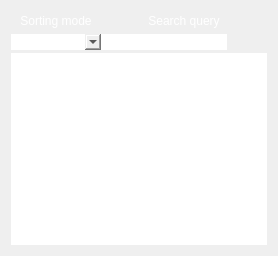
      <widget class="QWidget" name="noteListVerticalLayoutWidget">
       <layout class="QVBoxLayout" name="noteListVerticalLayout">
        <property name="spacing">
         <number>0</number>
        </property>
        <item>
         <layout class="QGridLayout" name="noteSortingAndSearchGridLayout">
          <property name="spacing">
           <number>0</number>
          </property>
          <item row="0" column="0">
           <widget class="QLabel" name="noteSortingModeLabel">
            <property name="sizePolicy">
             <sizepolicy hsizetype="Preferred" vsizetype="Fixed">
              <horstretch>0</horstretch>
              <verstretch>0</verstretch>
             </sizepolicy>
            </property>
            <property name="minimumSize">
             <size>
              <width>90</width>
              <height>20</height>
             </size>
            </property>
            <property name="maximumSize">
             <size>
              <width>120</width>
              <height>20</height>
             </size>
            </property>
            <property name="styleSheet">
             <string notr="true">border: none;
background: qlineargradient(x1: 0, y1: 0, x2: 0, y2: 1,
stop: 0 #a6a6a6, stop: 0.08 #7f7f7f,
stop: 0.39999 #717171, stop: 0.4 #626262,
stop: 0.9 #4c4c4c, stop: 1 #333333);
color: rgb(255, 255, 255);</string>
            </property>
            <property name="text">
             <string>Sorting mode</string>
            </property>
            <property name="alignment">
             <set>Qt::AlignCenter</set>
            </property>
            <property name="buddy">
             <cstring>noteSortingModeComboBox</cstring>
            </property>
           </widget>
          </item>
          <item row="0" column="1">
           <widget class="QLabel" name="searchQueryLabel">
            <property name="sizePolicy">
             <sizepolicy hsizetype="Preferred" vsizetype="Fixed">
              <horstretch>0</horstretch>
              <verstretch>0</verstretch>
             </sizepolicy>
            </property>
            <property name="minimumSize">
             <size>
              <width>0</width>
              <height>20</height>
             </size>
            </property>
            <property name="maximumSize">
             <size>
              <width>16777215</width>
              <height>20</height>
             </size>
            </property>
            <property name="styleSheet">
             <string notr="true">border: none;
background: qlineargradient(x1: 0, y1: 0, x2: 0, y2: 1,
stop: 0 #a6a6a6, stop: 0.08 #7f7f7f,
stop: 0.39999 #717171, stop: 0.4 #626262,
stop: 0.9 #4c4c4c, stop: 1 #333333);
color: rgb(255, 255, 255);</string>
            </property>
            <property name="text">
             <string>Search query</string>
            </property>
            <property name="alignment">
             <set>Qt::AlignCenter</set>
            </property>
            <property name="buddy">
             <cstring>searchQueryLineEdit</cstring>
            </property>
           </widget>
          </item>
          <item row="1" column="0">
           <widget class="QComboBox" name="noteSortingModeComboBox">
            <property name="minimumSize">
             <size>
              <width>90</width>
              <height>0</height>
             </size>
            </property>
            <property name="styleSheet">
             <string notr="true">border: none</string>
            </property>
           </widget>
          </item>
          <item row="1" column="1">
           <layout class="QHBoxLayout" name="searchQueryAndSaveHorizontalLayout">
            <item>
             <widget class="QLineEdit" name="searchQueryLineEdit">
              <property name="minimumSize">
               <size>
                <width>100</width>
                <height>0</height>
               </size>
              </property>
              <property name="styleSheet">
               <string notr="true">border: none</string>
              </property>
             </widget>
            </item>
            <item>
             <widget class="QPushButton" name="saveSearchPushButton">
              <property name="text">
               <string/>
              </property>
              <property name="icon">
               <iconset theme="document-save">
                <normaloff/>
               </iconset>
              </property>
              <property name="flat">
               <bool>true</bool>
              </property>
             </widget>
            </item>
           </layout>
          </item>
         </layout>
        </item>
        <item>
         <widget class="QListWidget" name="noteListWidget">
          <property name="styleSheet">
           <string notr="true">border: none</string>
          </property>
          <property name="frameShape">
           <enum>QFrame::NoFrame</enum>
          </property>
         </widget>
        </item>
       </layout>
      </widget>
